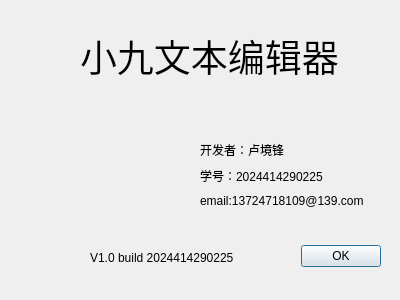
<?xml version="1.0" encoding="UTF-8"?>
<ui version="4.0">
 <class>AboutDialog</class>
 <widget class="QDialog" name="AboutDialog">
  <property name="geometry">
   <rect>
    <x>0</x>
    <y>0</y>
    <width>400</width>
    <height>300</height>
   </rect>
  </property>
  <property name="windowTitle">
   <string>Dialog</string>
  </property>
  <widget class="QDialogButtonBox" name="buttonBox">
   <property name="geometry">
    <rect>
     <x>40</x>
     <y>240</y>
     <width>341</width>
     <height>32</height>
    </rect>
   </property>
   <property name="orientation">
    <enum>Qt::Orientation::Horizontal</enum>
   </property>
   <property name="standardButtons">
    <set>QDialogButtonBox::StandardButton::Ok</set>
   </property>
  </widget>
  <widget class="QLabel" name="label">
   <property name="geometry">
    <rect>
     <x>80</x>
     <y>10</y>
     <width>291</width>
     <height>91</height>
    </rect>
   </property>
   <property name="font">
    <font>
     <pointsize>28</pointsize>
    </font>
   </property>
   <property name="text">
    <string>小九文本编辑器</string>
   </property>
  </widget>
  <widget class="QLabel" name="label_5">
   <property name="geometry">
    <rect>
     <x>60</x>
     <y>100</y>
     <width>101</width>
     <height>131</height>
    </rect>
   </property>
   <property name="styleSheet">
    <string notr="true">border-image: url(:/img/notebook.png);</string>
   </property>
   <property name="text">
    <string/>
   </property>
  </widget>
  <widget class="QLabel" name="label_6">
   <property name="geometry">
    <rect>
     <x>90</x>
     <y>250</y>
     <width>151</width>
     <height>16</height>
    </rect>
   </property>
   <property name="text">
    <string>V1.0 build 2024414290225</string>
   </property>
  </widget>
  <widget class="QWidget" name="">
   <property name="geometry">
    <rect>
     <x>200</x>
     <y>140</y>
     <width>171</width>
     <height>71</height>
    </rect>
   </property>
   <layout class="QVBoxLayout" name="verticalLayout">
    <item>
     <widget class="QLabel" name="label_2">
      <property name="text">
       <string>开发者：卢境锋</string>
      </property>
     </widget>
    </item>
    <item>
     <widget class="QLabel" name="label_3">
      <property name="text">
       <string>学号：2024414290225</string>
      </property>
     </widget>
    </item>
    <item>
     <widget class="QLabel" name="label_4">
      <property name="text">
       <string>email:13724718109@139.com</string>
      </property>
     </widget>
    </item>
   </layout>
  </widget>
 </widget>
 <resources/>
 <connections>
  <connection>
   <sender>buttonBox</sender>
   <signal>accepted()</signal>
   <receiver>AboutDialog</receiver>
   <slot>accept()</slot>
   <hints>
    <hint type="sourcelabel">
     <x>248</x>
     <y>254</y>
    </hint>
    <hint type="destinationlabel">
     <x>157</x>
     <y>274</y>
    </hint>
   </hints>
  </connection>
  <connection>
   <sender>buttonBox</sender>
   <signal>rejected()</signal>
   <receiver>AboutDialog</receiver>
   <slot>reject()</slot>
   <hints>
    <hint type="sourcelabel">
     <x>316</x>
     <y>260</y>
    </hint>
    <hint type="destinationlabel">
     <x>286</x>
     <y>274</y>
    </hint>
   </hints>
  </connection>
 </connections>
</ui>
